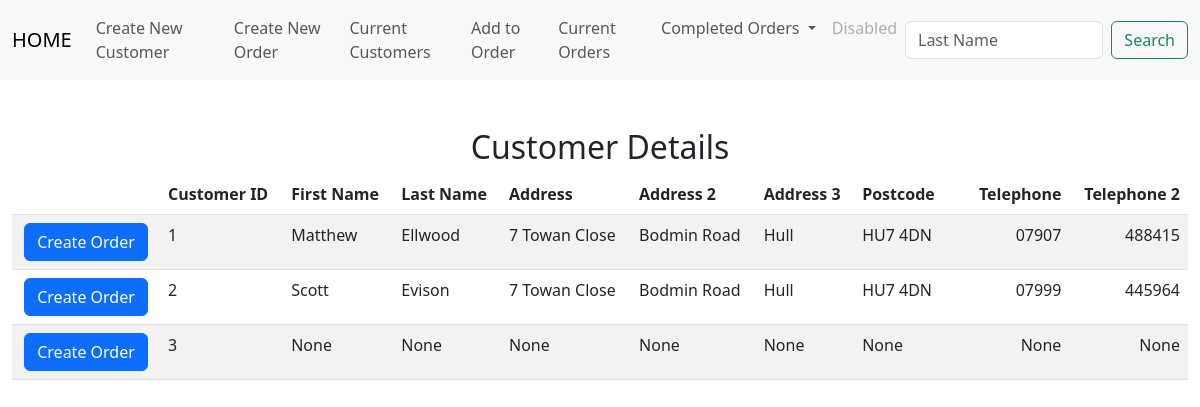
The page /list_of_customers on the database as committed earlier.
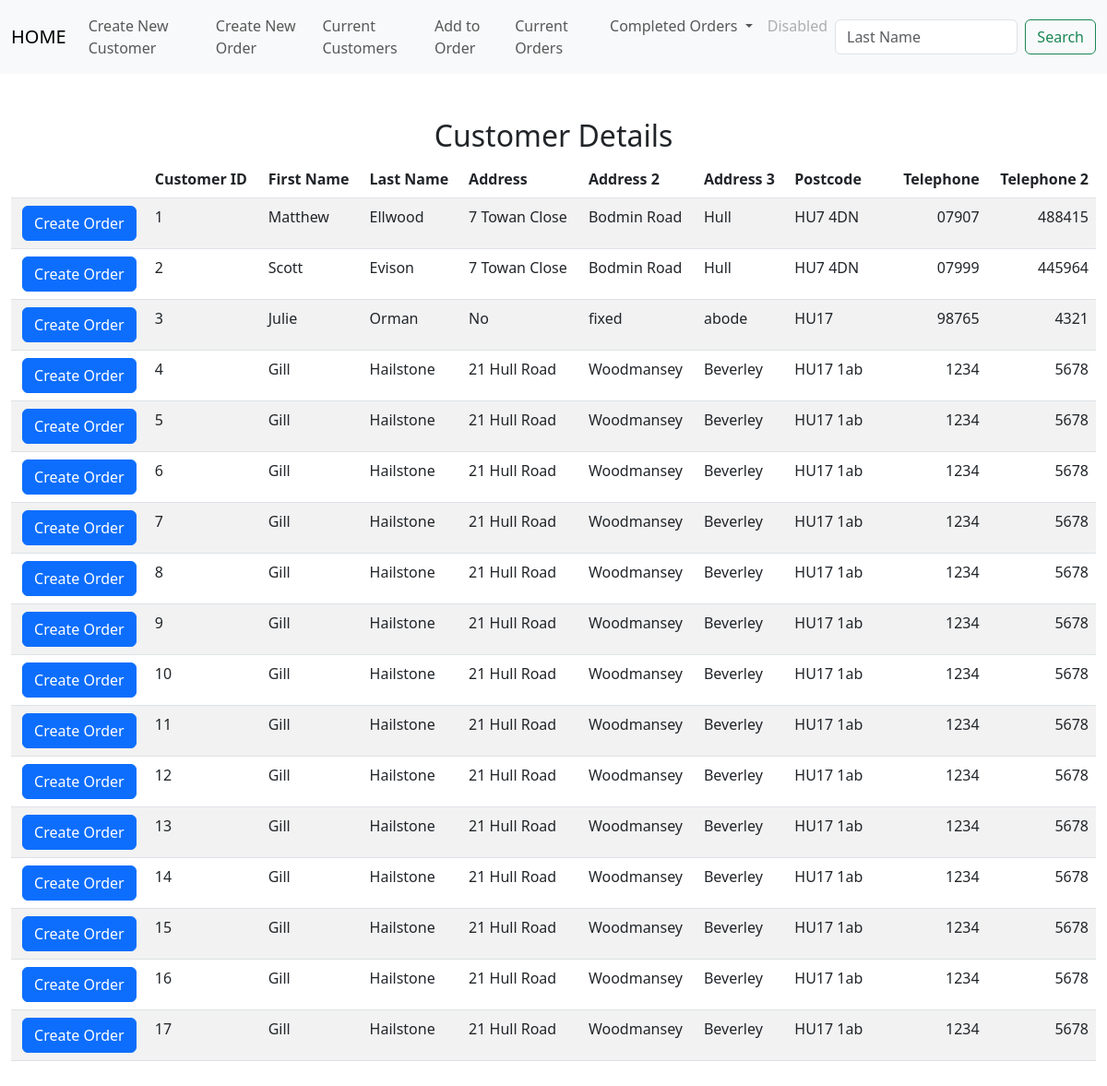
The same page on the database as committed later.
### tables this page shows
CREATE TABLE customers(id INTEGER PRIMARY KEY AUTOINCREMENT NOT NULL, first_name TEXT, last_name TEXT, address_1 TEXT, address_2 TEXT, address_3 TEXT, postcode TEXT, telephone_1 TEXT, telephone_2 TEXT);

### app.py (the view)
@app.route("/list_of_customers", methods=["GET", "POST"])
def list_of_customers():
    if request.method == "POST":
        customer_id = request.form.get("customer_id")
        detail = db.execute("select * from customers WHERE id = (?);", customer_id)
        return render_template("customer_order.html",detail = detail)
    else:
        detail = db.execute("select * from customers;")
        return render_template("list_of_customers.html",detail = detail)

### app.py (called while the page is built)
@app.after_request
def after_request(response):
    response.headers["Cache-Control"] = "no-cache, no-store, must-revalidate"
    response.headers["Expires"] = 0
    response.headers["Pragma"] = "no-cache"
    return response

### templates/list_of_customers.html (shortened to what this page needs)
{% extends "layout.html" %}
{% block main %}
<div class="section">
    <h2>Customer Details</h2>
    <table class="table table-striped">
        <thead>
            <tr>
                <th></th>
                <th class="text-start">Customer ID</th>
                <th class="text-start">First Name</th>
                <th class="text-start">Last Name</th>
                <th class="text-start">Address</th>
                <th class="text-start">Address 2</th>
                <th class="text-start">Address 3</th>
                <th class="text-start">Postcode</th>
                <th></th>
                <th class="text-end" colspan="8">Telephone</th>
                <th class="text-end">Telephone 2</th>
            </tr>
        </thead>
        <tbody>
            {% for row in detail %}
            <tr>
                <form action="/list_of_customers" method="post">
                    <td><input type="hidden" name="customer_id" VALUE="{{ row['id'] }}"><button class="btn btn-primary" type="submit">Create Order</button></td>
                </form>
                <td class="text-start">{{ row["id"] }}</td>
                <td class="text-start">{{ row["first_name"] }}</td>
                <td class="text-start">{{ row["last_name"] }}</td>
                <td class="text-start">{{ row["address_1"] }}</td>
                <td class="text-start">{{ row["address_2"] }}</td>
                <td class="text-start">{{ row["address_3"] }}</td>
                <td class="text-start">{{ row["postcode"] }}</td>
                <td></td>
                <td class="text-end" colspan="8">{{ row["telephone_1"] }}</td>
                <td class="text-end">{{ row["telephone_2"] }}</td>
                </tr>
            {% endfor %}
        </tbody>
    </div>
{% endblock %}

Rows that differ between the two databases and show on the page:
changed customers id 3: first_name "None" → "Julie"; last_name "None" → "Orman"; address_1 "None" → "No"; address_2 "None" → "fixed"; address_3 "None" → "abode"; postcode "None" → "HU17"; telephone_1 "None" → "98765"; telephone_2 "None" → "4321"
added customers: id "4", first_name "Gill", last_name "Hailstone", address_1 "21 Hull Road", address_2 "Woodmansey", address_3 "Beverley", postcode "HU17 1ab", telephone_1 "1234", telephone_2 "5678"
added customers: id "5", first_name "Gill", last_name "Hailstone", address_1 "21 Hull Road", address_2 "Woodmansey", address_3 "Beverley", postcode "HU17 1ab", telephone_1 "1234", telephone_2 "5678"
added customers: id "6", first_name "Gill", last_name "Hailstone", address_1 "21 Hull Road", address_2 "Woodmansey", address_3 "Beverley", postcode "HU17 1ab", telephone_1 "1234", telephone_2 "5678"
added customers: id "7", first_name "Gill", last_name "Hailstone", address_1 "21 Hull Road", address_2 "Woodmansey", address_3 "Beverley", postcode "HU17 1ab", telephone_1 "1234", telephone_2 "5678"
added customers: id "8", first_name "Gill", last_name "Hailstone", address_1 "21 Hull Road", address_2 "Woodmansey", address_3 "Beverley", postcode "HU17 1ab", telephone_1 "1234", telephone_2 "5678"
added customers: id "9", first_name "Gill", last_name "Hailstone", address_1 "21 Hull Road", address_2 "Woodmansey", address_3 "Beverley", postcode "HU17 1ab", telephone_1 "1234", telephone_2 "5678"
added customers: id "10", first_name "Gill", last_name "Hailstone", address_1 "21 Hull Road", address_2 "Woodmansey", address_3 "Beverley", postcode "HU17 1ab", telephone_1 "1234", telephone_2 "5678"
added customers: id "11", first_name "Gill", last_name "Hailstone", address_1 "21 Hull Road", address_2 "Woodmansey", address_3 "Beverley", postcode "HU17 1ab", telephone_1 "1234", telephone_2 "5678"
added customers: id "12", first_name "Gill", last_name "Hailstone", address_1 "21 Hull Road", address_2 "Woodmansey", address_3 "Beverley", postcode "HU17 1ab", telephone_1 "1234", telephone_2 "5678"
added customers: id "13", first_name "Gill", last_name "Hailstone", address_1 "21 Hull Road", address_2 "Woodmansey", address_3 "Beverley", postcode "HU17 1ab", telephone_1 "1234", telephone_2 "5678"
added customers: id "14", first_name "Gill", last_name "Hailstone", address_1 "21 Hull Road", address_2 "Woodmansey", address_3 "Beverley", postcode "HU17 1ab", telephone_1 "1234", telephone_2 "5678"
added customers: id "15", first_name "Gill", last_name "Hailstone", address_1 "21 Hull Road", address_2 "Woodmansey", address_3 "Beverley", postcode "HU17 1ab", telephone_1 "1234", telephone_2 "5678"
added customers: id "16", first_name "Gill", last_name "Hailstone", address_1 "21 Hull Road", address_2 "Woodmansey", address_3 "Beverley", postcode "HU17 1ab", telephone_1 "1234", telephone_2 "5678"
added customers: id "17", first_name "Gill", last_name "Hailstone", address_1 "21 Hull Road", address_2 "Woodmansey", address_3 "Beverley", postcode "HU17 1ab", telephone_1 "1234", telephone_2 "5678"
